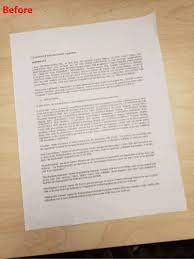
#> input picture input_val/image.png, 194 x 259 px
$ python -i skew.py   (imports and definitions only)
#> lines starting #> are read from the running program, lines starting #| are printed output that depends on the picture
import numpy as np
from skimage.transform import hough_line, hough_line_peaks
from skimage.transform import rotate
from skimage.feature import canny
from skimage.io import imread
from skimage.color import rgb2gray
from scipy.stats import mode

def _skew_angle(image):
    '''
        returns the most common angle from hough transform as skew of document
    '''

    #1 get edges
    image = rgb2gray(image)
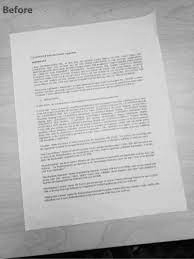
#> image: shape (259, 194) float64; min 0, max 0.959, mean 0.712
    edges = canny(image)
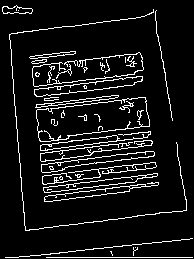
#> edges: shape (259, 194) bool; 8.8% white in thin lines or dots
    #2 Hough transform .
    tested_angles = np.deg2rad(np.arange(0, 180.0))
    h, theta, d = hough_line(edges, theta=tested_angles)
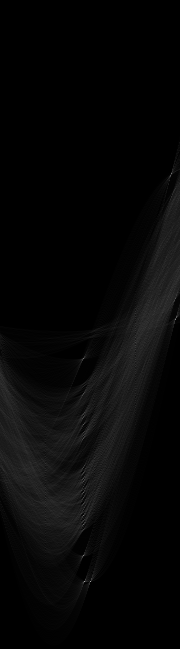
#> h: shape (649, 180) uint64; min 0, max 166, mean 6.8
#> theta = 180 values from 0 to 3.12; d = 649 values from -324 to 324
    _, angles, dists = hough_line_peaks(h, theta, d)
#> angles = [1.47, 3.05, 1.45, 1.45, 2.98, 1.45, 1.45, 1.45, 1.45]; dists = [257, -5, 231, 34, -151, 191, 168, 100, 157]

    #3 find the most common angle.
    most_common_angle = mode(np.around(angles, decimals=1))[0]
#> most_common_angle = 1.4
    #print(most_common_angle)
    skew_angle = np.rad2deg(most_common_angle - np.pi/2)
#> skew_angle = -9.79
    #print(skew_angle)
    return skew_angle

>>> import cv2
>>> picture = cv2.cvtColor(cv2.imread('../input_val/image.png'), cv2.COLOR_BGR2RGB)
>>> result = _skew_angle(picture)
#> result = -9.79
